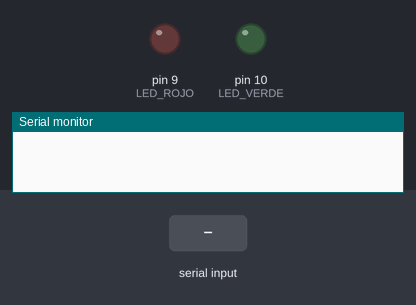
Recording of a sketch running on a simulated Arduino Uno, built with avr-gcc and run on an emulated ATmega328P. On the bench: output pins drawn as LEDs (lit = HIGH), the last lines printed to the serial monitor. Inputs (shaded band) come from the test bench.

Above: at 1.2 s.
1.3 s: "1" received over Serial
At 2.0 s:
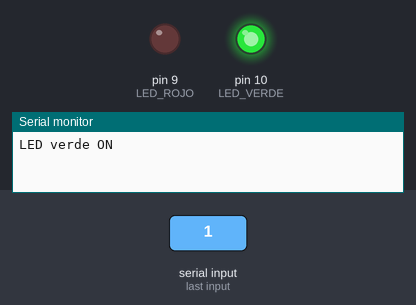
2.8 s: "0" received over Serial
At 3.1 s:
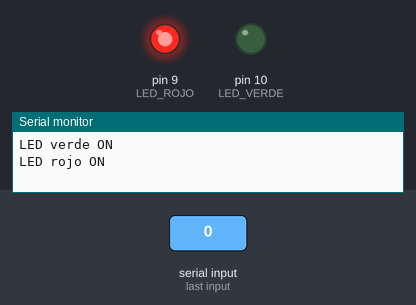
Timing chart, 0 to 5.8 s (numbered marks = the images above; inputs shaded):
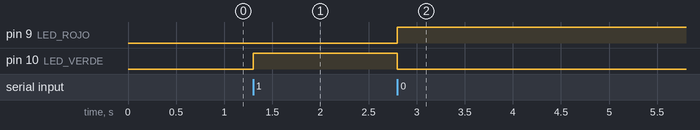

Measured:
- after the input at 1.3 s, pin 10 (LED_VERDE): LOW → HIGH at once
- after the input at 2.8 s, pin 9 (LED_ROJO): LOW → HIGH at once; pin 10 (LED_VERDE): HIGH → LOW at once

The sketch:

CasoDeEstudio.ino
```cpp
// acceso_leds_nano33iot.ino
const uint8_t LED_VERDE = 10;   // cámbialo a LED_BUILTIN (13) si lo prefieres
const uint8_t LED_ROJO  = 9;

void setup() {
  pinMode(LED_VERDE, OUTPUT);
  pinMode(LED_ROJO,  OUTPUT);
  Serial.begin(115200);         // USB CDC
  while (!Serial) ;             // espera a que abra el puerto
}

void loop() {
  if (Serial.available()) {
    char c = Serial.read();
    if (c == '1') {                         // acceso correcto
      digitalWrite(LED_VERDE, HIGH);
      digitalWrite(LED_ROJO,  LOW);
      Serial.println("LED verde ON");
    }
    else if (c == '0') {                    // acceso denegado
      digitalWrite(LED_VERDE, LOW);
      digitalWrite(LED_ROJO,  HIGH);
      Serial.println("LED rojo ON");
    }
  }
}
```
